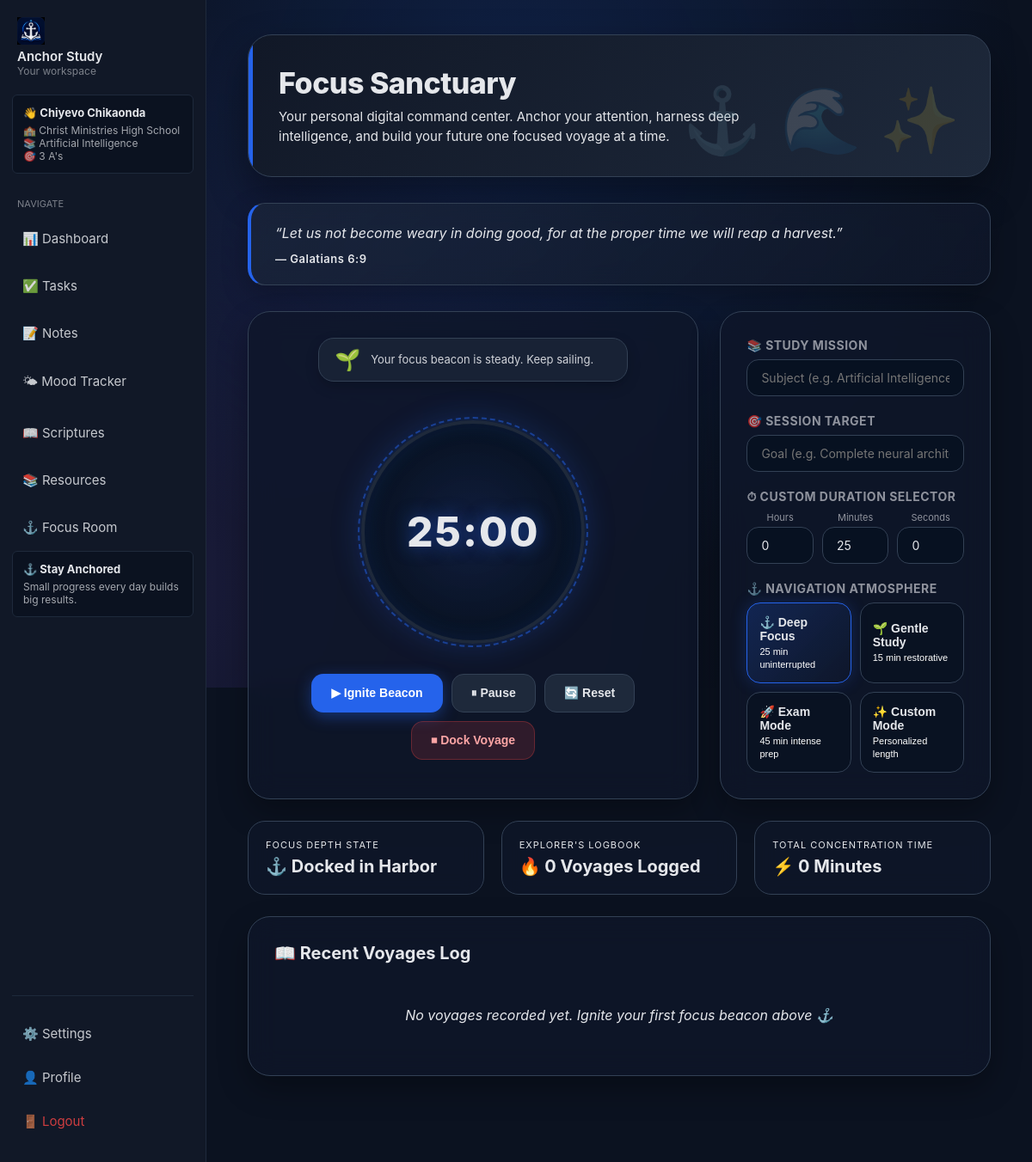
Before: /timer (signed in) with the older database file.
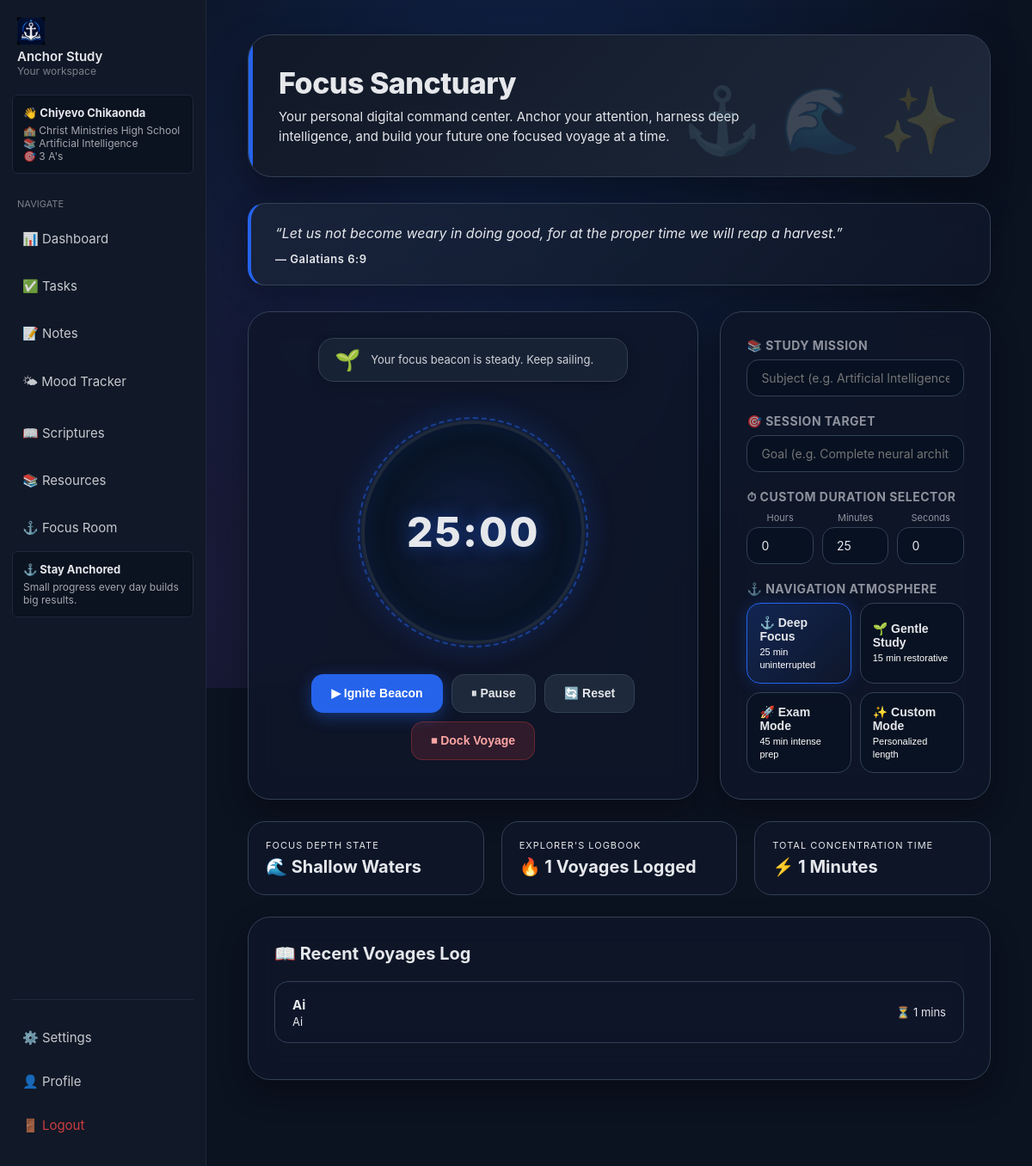
After: the same page with the newer database file.
### tables this page shows
CREATE TABLE users(

        id INTEGER PRIMARY KEY AUTOINCREMENT,

        full_name TEXT,

        education_level TEXT,

        institution TEXT,

        study_level TEXT,

        subjects TEXT,

        study_goal TEXT,

        academic_target TEXT,

        username TEXT UNIQUE,

        password TEXT,

        birthday TEXT,

        theme TEXT DEFAULT 'light'

    );

CREATE TABLE study_sessions (
        id INTEGER PRIMARY KEY AUTOINCREMENT,
        username TEXT NOT NULL,
        duration INTEGER NOT NULL,
        subject TEXT,
        goal TEXT,
        accomplishment TEXT,
        notes TEXT,
        created_at TIMESTAMP DEFAULT CURRENT_TIMESTAMP
    );

### ai_student_assistant/timer.py (the view)
@timer.route("/timer")
def timer_page():
    if "user" not in session:
        return redirect(url_for("auth.login"))
    username = session["user"]
    conn = get_db()
    sessions = conn.execute(
        """
        SELECT *
        FROM study_sessions
        WHERE username = ?
        ORDER BY created_at DESC
        LIMIT 5
        """,
        (username,)
    ).fetchall()
    conn.close()
    return render_template(
        "timer.html",
        sessions=sessions
    )

### ai_student_assistant/database.py (called while the page is built)
def get_db():
    conn = sqlite3.connect(DB_NAME)
    conn.row_factory = sqlite3.Row
    return conn

### app.py (called while the page is built)
@app.context_processor
def inject_user_profile():
    conn = get_db()
    profile_user = conn.execute(
        "SELECT * FROM users LIMIT 1"
    ).fetchone()
    conn.close()
    return {
        "profile_user": profile_user
    }

### ai_student_assistant/templates/timer.html (shortened to what this page needs)
{% extends "base.html" %}
{% block content %}
<div class="sanctuary-page">
    <div class="sanctuary-hero">
        <h1>Focus Sanctuary</h1>
        <p>Your personal digital command center. Anchor your attention, harness deep intelligence, and build your future one focused voyage at a time.</p>
    </div>
    <div class="scripture-card" id="daily-scripture-container">
        <p id="scripture-text">“Commit your work to the Lord, and your plans will be established.”</p>
        <span id="scripture-ref">— Proverbs 16:3</span>
    </div>
    <div class="cockpit-grid">
        <div class="glass-card beacon-container">
            <div class="anchie-sanctuary-badge">
                <span>🌱</span>
                <p id="anchie-msg">Your focus beacon is steady. Keep sailing.</p>
            </div>
            <div class="beacon-ring">
                <div class="beacon-time" id="timer-display">25:00</div>
            </div>
            <div class="control-dock">
                <button class="sanctuary-btn primary" onclick="startTimer()">▶ Ignite Beacon</button>
                <button class="sanctuary-btn secondary" onclick="pauseTimer()">⏸ Pause</button>
                <button class="sanctuary-btn secondary" onclick="resetTimer()">🔄 Reset</button>
                <button class="sanctuary-btn danger" onclick="stopTimer()">⏹ Dock Voyage</button>
            </div>
        </div>
        <div class="glass-card mission-panel">
            <div class="mission-group">
                <h3>📚 Study Mission</h3>
                <input type="text" id="subject-input" class="mission-input" placeholder="Subject (e.g. Artificial Intelligence)">
            </div>
            <div class="mission-group">
                <h3>🎯 Session Target</h3>
                <input type="text" id="goal-input" class="mission-input" placeholder="Goal (e.g. Complete neural architecture notes)">
            </div>
            <div class="mission-group">
                <h3>⏱ Custom Duration Selector</h3>
                <div class="custom-time-row">
                    <div class="time-box">
                        <label>Hours</label>
                        <input type="number" id="custom-hours" class="mission-input" value="0" min="0" max="12" onchange="applyCustomTime()">
                    </div>
                    <div class="time-box">
                        <label>Minutes</label>
                        <input type="number" id="custom-minutes" class="mission-input" value="25" min="0" max="59" onchange="applyCustomTime()">
                    </div>
                    <div class="time-box">
                        <label>Seconds</label>
                        <input type="number" id="custom-seconds" class="mission-input" value="0" min="0" max="59" onchange="applyCustomTime()">
                    </div>
                </div>
            </div>
            <div class="mission-group">
                <h3>⚓ Navigation Atmosphere</h3>
                <div class="modes-deck">
                    <button class="mode-tile active" onclick="setMode(25, this)">
                        <h4>⚓ Deep Focus</h4>
                        <span>25 min uninterrupted</span>
                    </button>
                    <button class="mode-tile" onclick="setMode(15, this)">
                        <h4>🌱 Gentle Study</h4>
                        <span>15 min restorative</span>
                    </button>
                    <button class="mode-tile" onclick="setMode(45, this)">
                        <h4>🚀 Exam Mode</h4>
                        <span>45 min intense prep</span>
                    </button>
                    <button class="mode-tile" onclick="setMode(0, this)">
                        <h4>✨ Custom Mode</h4>
                        <span>Personalized length</span>
                    </button>
                </div>
            </div>
        </div>
    </div>
    <div class="stats-strip">
        <div class="stat-box">
            <span>Focus Depth State</span>
            <strong>
                {% if sessions|length > 5 %}🌊 Deep Abyss
                {% elif sessions|length > 2 %}🌊 Cruising Depth
                {% elif sessions|length > 0 %}🌊 Shallow Waters
                {% else %}⚓ Docked in Harbor
                {% endif %}
            </strong>
        </div>
        <div class="stat-box">
            <span>Explorer's Logbook</span>
            <strong>🔥 {{ sessions|length }} Voyages Logged</strong>
        </div>
        <div class="stat-box">
            <span>Total Concentration Time</span>
            <strong>⚡ {{ sessions|sum(attribute='duration') }} Minutes</strong>
        </div>
    </div>
    <div class="glass-card logbook-section">
        <h3 style="margin-bottom: 20px; font-size: 20px;">📖 Recent Voyages Log</h3>
        {% if sessions %}
            {% for session in sessions %}
                <div class="logbook-item">
                    <div>
                        <strong>{{ session.subject or 'General Study' }}</strong>
                        <p style="font-size: 13px; color: var(--text-muted); margin-top: 2px;">{{ session.goal or session.accomplishment or 'Focused study session' }}</p>
                    </div>
                    <small>⏳ {{ session.duration }} mins</small>
                </div>
            {% endfor %}
        {% else %}
            <div class="empty-log">No voyages recorded yet. Ignite your first focus beacon above ⚓</div>
        {% endif %}
    </div>
</div>
{% endblock %}

### ai_student_assistant/templates/base.html (shortened to what this page needs)
<!DOCTYPE html>
<html>
<head>
</head>
<body>
{% if request.path not in ['/', '/login', '/signup'] %}
    <div class="sidebar main-sidebar">
        <div class="logo">
            <img src="{{ url_for('static', filename='anchor-study-logo.png') }}" alt="Anchor Study Logo" class="logo-image">
            <h2>Anchor Study</h2>
            <p>Your workspace</p>
        </div>
        {% if profile_user %}
            <div class="student-mini-card">
                <h3>👋 {{ profile_user["full_name"] }}</h3>
                <p>🏫 {{ profile_user["institution"] }}</p>
                <p>📚 {{ profile_user["subjects"] }}</p>
                <p>🎯 {{ profile_user["study_goal"] }}</p>
            </div>
        {% endif %}
        <div class="menu-title">NAVIGATE</div>
        <a href="/dashboard">📊 Dashboard</a>
        <a href="/tasks" class="desktop-link">✅ Tasks</a>
        <a href="/notes" class="desktop-link">📝 Notes</a>
        <a href="/mood">🌤 Mood Tracker</a>
        <a href="/scriptures">📖 Scriptures</a>
        <a href="/resources">📚 Resources</a>
        <a href="/timer">⚓ Focus Room</a>
        <div class="study-card">
            <h3>⚓ Stay Anchored</h3>
            <p>Small progress every day builds big results.</p>
        </div>
        <div class="menu-bottom">
            <a href="/settings">⚙️ Settings</a>
            <a href="/profile/edit" class="desktop-link">👤 Profile</a>
           <a href="/logout" class="logout" onclick="resetTheme()">🚪 Logout</a>
        </div>
    </div>
{% endif %}
{% if request.path == "/" %}
    <div class="welcome-main">
{% else %}
    <div class="main">
{% endif %}
{% block content %}
{% endblock %}
</div>
</body>
</html>

### ai_student_assistant/templates/base.html (style rules this page uses)
:root, [data-theme="default"] { --background: #07111f; --sidebar: #111827; --card: #0f172a; --accent: #2563eb; --text: #e5e7eb; --soft: #1e293b; --border: #334155; }
* { box-sizing: border-box; margin: 0; padding: 0; }
:root { --background: #0b1220; --sidebar: #111827; --card: #111827; --accent: #2563eb; --text: #e5e7eb; --soft: #1e293b; --border: #334155; }
body { min-height: 100vh; font-family: -apple-system, BlinkMacSystemFont, "Segoe UI", Helvetica, Arial, sans-serif; background: var(--background); color: var(--text); transition: background 0.4s ease, color 0.4s ease; overflow-x: hidden; }
html { scroll-behavior: smooth; }
.sidebar, .desktop-sidebar, .mobile-sidebar, .main, .welcome-main, .welcome-navbar { position: relative; z-index: 1; }
.sidebar { position: fixed; left: 0; top: 0; bottom: 0; width: 240px; background: var(--sidebar); padding: 20px 14px; display: flex; flex-direction: column; border-right: 1px solid var(--soft); overflow-y: auto; z-index: 1000; transition: transform 0.3s ease; }
.logo { margin-bottom: 20px; padding: 0 6px; }
.logo-image { width: 32px; height: 32px; object-fit: contain; }
.logo h2 { font-size: 15px; font-weight: 600; }
.logo p { font-size: 12px; opacity: 0.5; }
.student-mini-card, .study-card { background: var(--background); border: 1px solid var(--soft); border-radius: 6px; padding: 12px; margin-bottom: 16px; }
.student-mini-card h3, .study-card h3 { font-size: 13px; margin-bottom: 5px; }
.student-mini-card p, .study-card p { font-size: 12px; opacity: 0.7; }
.menu-title { font-size: 11px; opacity: 0.5; margin: 12px 6px 6px; }
.sidebar a { display: flex; align-items: center; gap: 10px; padding: 14px 12px; margin: 4px 0; border-radius: 12px; text-decoration: none; color: var(--text); font-size: 15px; opacity: 0.85; transition: background .2s ease, transform .2s ease; }
.menu-bottom { margin-top: auto; border-top: 1px solid var(--soft); padding-top: 16px; }
.logout { color: #ef4444 !important; }
.main { margin-left: 240px; padding: 40px 48px; min-height: 100vh; max-width: 1100px; }
button { background: var(--accent); color: white; border: none; padding: 8px 14px; border-radius: 6px; cursor: pointer; }
input, textarea, select { width: 100%; background: var(--background); color: var(--text); border: 1px solid var(--soft); border-radius: 6px; padding: 10px 12px; font-family: inherit; }

Changed rows visible on the page:
added study_sessions: subject "Ai", goal "Ai", duration "1"
Other visible differences:
{{ sessions|length }}: "0" → "1"
{{ sessions|sum(attribute='duration') }}: "0" → "1"
text no longer shown: "⚓ Docked in Harbor No voyages recorded yet. Ignite your first focus beacon above ⚓"
text now shown: "🌊 Shallow Waters"
